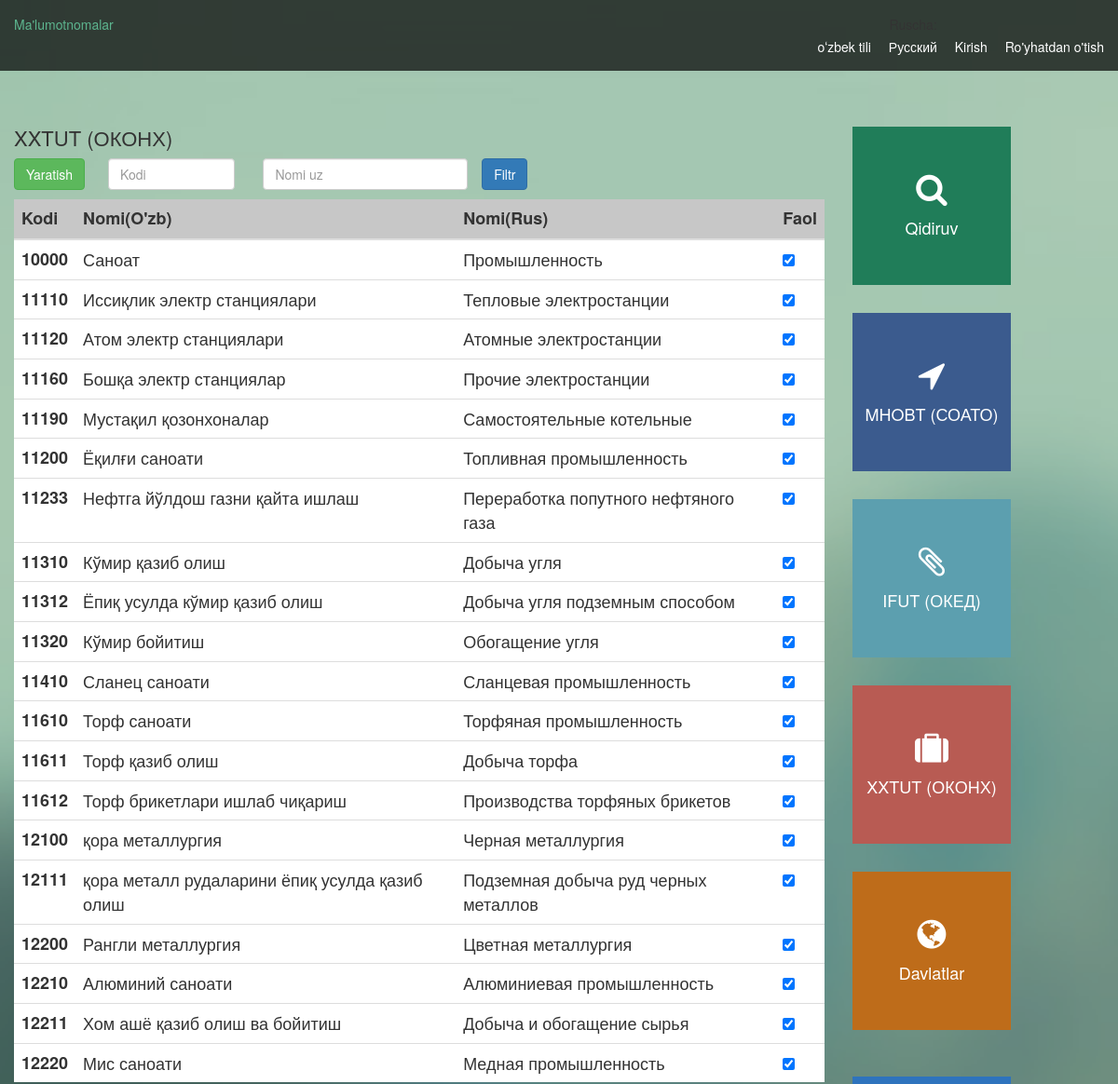
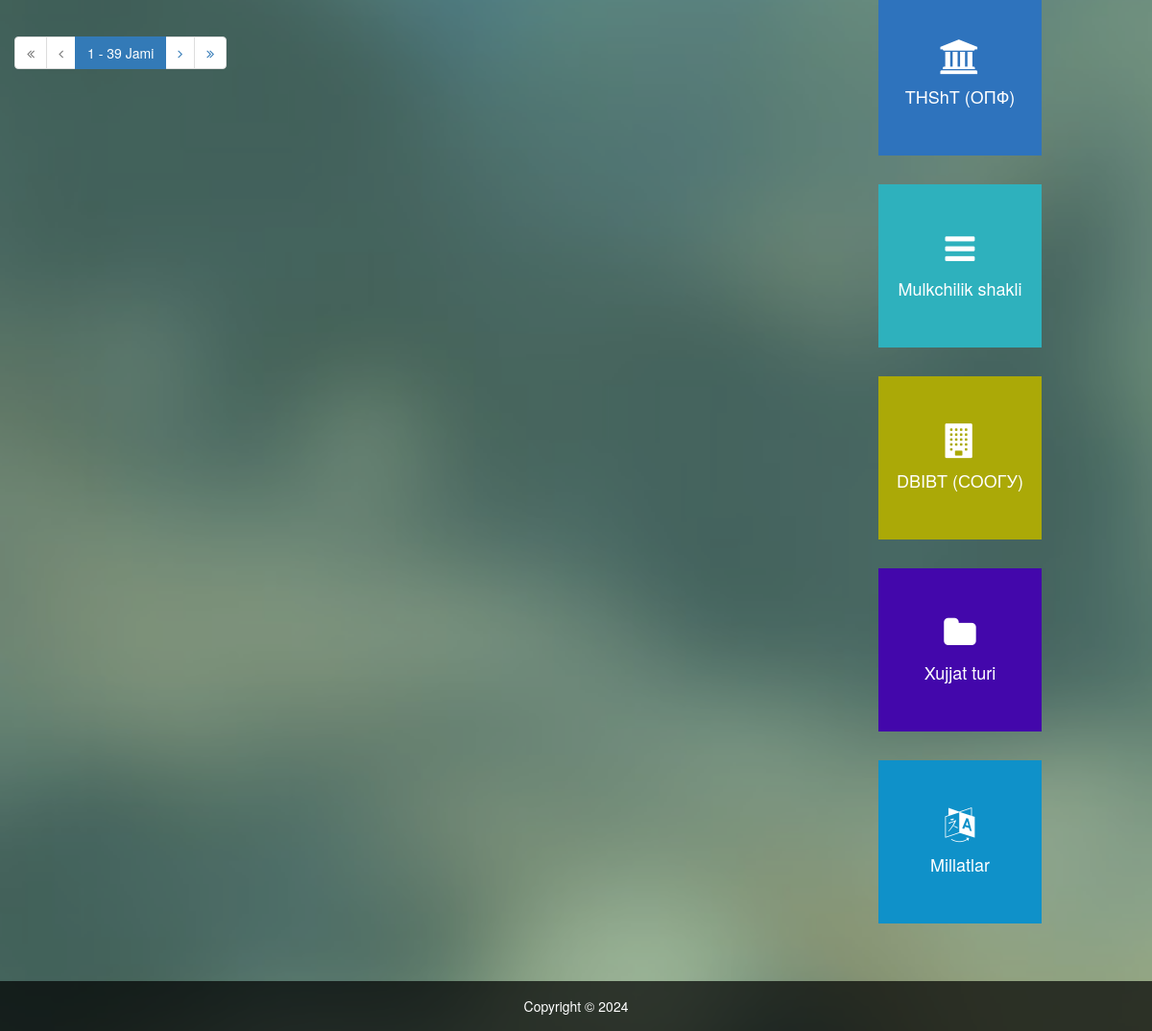
The page /uz/okonx/ on the database its author committed (2 pictures, top to bottom).
### references_app/models.py (models this page shows, shortened)
class OKONX(models.Model):
    version = models.IntegerField()
    code = models.IntegerField()
    s_comment = models.CharField(max_length=255, blank=True, null=True)
    s_create = models.DateTimeField()
    s_status = models.CharField(max_length=255, blank=True, null=True)
    name_ru = models.CharField(max_length=255)
    name_uz = models.CharField(max_length=255)
    name_uzl = models.CharField(max_length=255)
    s_user_id = models.IntegerField()
    parent_id = models.IntegerField(blank=True, null=True)
    keys = models.CharField(max_length=255)
    branch_code = models.CharField(max_length=50, null=True)

### references_app/views.py (the view)
# urls.py: path("okonx/", views.okonx, name="okonx"),
def okonx(request):
    records_list = OKONX.objects.all()
    code_filter = request.GET.get('code')
    name_uzl_filter = request.GET.get('name_uzl')
    if code_filter:
        records_list = records_list.filter(code__icontains=code_filter)
    if name_uzl_filter:
        records_list = records_list.filter(name_uzl__icontains=name_uzl_filter)
    paginator = Paginator(records_list, 20)
    page_number = request.GET.get('page')
    page_obj = paginator.get_page(page_number)
    return render(request, 'okonx.html', {'page_obj': page_obj})

### templates/okonx.html (shortened to what this page needs)
{% extends "base.html" %} {% block main %}{% load i18n %}
<div>
  <h1 class="text">{% trans "okonx" %}</h1>
  <table class="table bg-white table-hover">
    <div style="display: flex; gap: 10px">
      <button type="button" class="btn btn-success">
        {% trans "create" %}
      </button>
      <div>
        <form class="row g-3" method="get">
          <div class="col-md-4">
            <input
              class="form-control"
              placeholder="Kodi"
              type="text"
              name="code"
              value="{{ request.GET.code }}"
            />
          </div>
          <div class="col-md-6">
            <input
              class="form-control"
              placeholder="Nomi uz"
              type="text"
              name="name_uzl"
              value="{{ request.GET.name_uzl }}"
            />
          </div>
          <button class="btn btn-primary" type="submit">
            {% trans "filtr" %}
          </button>
        </form>
      </div>
    </div>
    <thead class="bg-light">
      <tr>
        <th scope="col text-dark">{% trans "code" %}</th>
        <th scope="col">{% trans "namination_uz" %}</th>
        <th scope="col">{% trans "namination_ru" %}</th>
        <th scope="col">{% trans "active" %}</th>
      </tr>
    </thead>
    <tbody class="table-group-divider">
      {% for record in page_obj %}
      <tr>
        <th scope="row">{{ record.code }}</th>
        <td>{{ record.name_uzl }}</td>
        <td>{{ record.name_ru }}</td>
        <td>
          <div class="form-check">
            <input
              class="form-check-input"
              type="checkbox"
              value=""
              id="flexCheckChecked"
              checked
            />
          </div>
        </td>
      </tr>
      {% endfor %}
    </tbody>
  </table>
  <nav aria-label="Page navigation example">
    <ul class="pagination justify-content-center">
      {% if page_obj.has_previous %}
      <li class="page-item">
        <a class="page-link" href="?page=1"
          ><i class="fa fa-angle-double-left" aria-hidden="true"></i
        ></a>
      </li>
      <li class="page-item">
        <a class="page-link" href="?page={{ page_obj.previous_page_number }}"
          ><i class="fa fa-angle-left" aria-hidden="true"></i
        ></a>
      </li>
      {% else %}
      <li class="page-item disabled">
        <a class="page-link" href="#"
          ><i class="fa fa-angle-double-left" aria-hidden="true"></i
        ></a>
      </li>
      <li class="page-item disabled">
        <a class="page-link" href="#"
          ><i class="fa fa-angle-left" aria-hidden="true"></i
        ></a>
      </li>
      {% endif %}
      <li class="page-item active">
        <span class="page-link">
          {{ page_obj.number }} - {{ page_obj.paginator.num_pages }} Jami
        </span>
      </li>
      {% if page_obj.has_next %}
      <li class="page-item">
        <a class="page-link" href="?page={{ page_obj.next_page_number }}"
          ><i class="fa fa-angle-right" aria-hidden="true"></i
        ></a>
      </li>
      <li class="page-item">
        <a class="page-link" href="?page={{ page_obj.paginator.num_pages }}"
          ><i class="fa fa-angle-double-right" aria-hidden="true"></i
        ></a>
      </li>
      {% endif %}
    </ul>
  </nav>
</div>
{% endblock main %}

### static/css/templatemo-style.css (style rules this page uses)
html, body, div, span, applet, object, iframe, h1, h2, h3, h4, h5, h6, p, blockquote, pre, a, abbr, acronym, address, big, cite, code, del, dfn, em, img, ins, kbd, q, s, samp, small, strike, strong, sub, sup, tt, var, b, u, i, center, dl, dt, dd, ol, ul, li, fieldset, form, label, legend, table, caption, tbody, tfoot, thead, tr, th, td, article, aside, canvas, details, embed, figure, figcaption, footer, header, hgroup, menu, nav, output, ruby, section, summary, time, mark, audio, video { margin: 0; padding: 0; border: 0; font-size: 100%; vertical-align: baseline; }
body { line-height: 1; }
ol, ul { list-style: none; }
table { border-collapse: collapse; border-spacing: 0; font-size: 18px; }
article, aside, details, figcaption, figure, footer, header, hgroup, nav, section { display: block; }
button, input, select, textarea { font-size: 100%; margin: 0; vertical-align: baseline; *vertical-align: middle; }
button, input { line-height: normal; *overflow: visible; }
button, input[type="button"], input[type="reset"], input[type="submit"] { cursor: pointer; -webkit-appearance: button; }
body { font-size: 14px; line-height: 24px; }
a { color: #5cb48e; -webkit-transition: all 150ms ease-in-out; -moz-transition: all 150ms ease-in-out; -ms-transition: all 150ms ease-in-out; -o-transition: all 150ms ease-in-out; transition: all 150ms ease-in-out; text-decoration: none !important; }
h1, h2, h3, h4, h5 { color: #333333; }
.text { font-size: 22px; margin-bottom: 10px; }
.btn-success { margin-bottom: 10px; }
.bg-light { background-color: #abababa8; }
.bg-white { background-color: #fff; }

### rows shown on the page
OKONX: code "10000", name_uzl "Саноат", name_ru "Промышленность"
OKONX: code "11110", name_uzl "Иссиқлик электр станциялари", name_ru "Тепловые электростанции"
OKONX: code "11120", name_uzl "Атом электр станциялари", name_ru "Атомные электростанции"
OKONX: code "11160", name_uzl "Бошқа электр станциялар", name_ru "Прочие электростанции"
OKONX: code "11190", name_uzl "Мустақил қозонхоналар", name_ru "Самостоятельные котельные"
OKONX: code "11200", name_uzl "Ёқилғи саноати", name_ru "Топливная промышленность"
OKONX: code "11233", name_uzl "Нефтга йўлдош газни қайта ишлаш", name_ru "Переработка попутного нефтяного газа"
OKONX: code "11310", name_uzl "Кўмир қазиб олиш", name_ru "Добыча угля"
OKONX: code "11312", name_uzl "Ёпиқ усулда кўмир қазиб олиш", name_ru "Добыча угля подземным способом"
OKONX: code "11320", name_uzl "Кўмир бойитиш", name_ru "Обогащение угля"
OKONX: code "11410", name_uzl "Сланец саноати", name_ru "Сланцевая промышленность"
OKONX: code "11610", name_uzl "Торф саноати", name_ru "Торфяная промышленность"
OKONX: code "11611", name_uzl "Торф қазиб олиш", name_ru "Добыча торфа"
OKONX: code "11612", name_uzl "Торф брикетлари ишлаб чиқариш", name_ru "Производства торфяных брикетов"
OKONX: code "12100", name_uzl "қора металлургия", name_ru "Черная металлургия"
OKONX: code "12111", name_uzl "қора металл рудаларини ёпиқ усулда қазиб олиш", name_ru "Подземная добыча руд черных металлов"
OKONX: code "12200", name_uzl "Рангли металлургия", name_ru "Цветная металлургия"
OKONX: code "12210", name_uzl "Алюминий саноати", name_ru "Алюминиевая промышленность"
OKONX: code "12211", name_uzl "Хом ашё қазиб олиш ва бойитиш", name_ru "Добыча и обогащение сырья"
OKONX: code "12220", name_uzl "Мис саноати", name_ru "Медная промышленность"

### other values the page prints
{{ language.name_local }} "oʻzbek tili" "Русский"
{{ page_obj.number }} "1"
{{ page_obj.paginator.num_pages }} "39"
